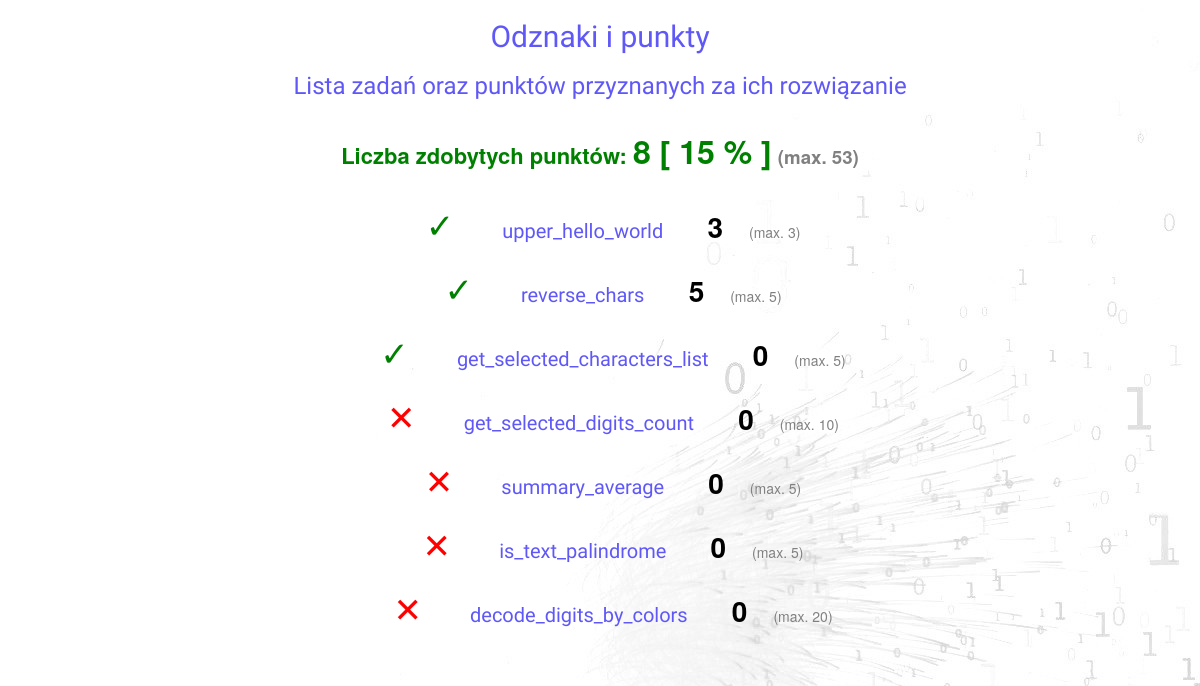
The page /achievements/ (signed in) on the database its author committed.
### mainapp/models.py (models this page shows, shortened)
class Task(models.Model):
    name = models.CharField(max_length=128)
    is_visible = models.BooleanField(default=False)
    desc = models.TextField(max_length=1024)
    intro = models.TextField(max_length=1024, null=True, blank=True)
    code = models.TextField(max_length=4000)
    tests = models.TextField(max_length=4000)
    suggestion_1 = models.TextField(max_length=1024, null=True, blank=True)
    suggestion_2 = models.TextField(max_length=1024, null=True, blank=True)
    suggestion_3 = models.TextField(max_length=1024, null=True, blank=True)
    suggestion_4 = models.TextField(max_length=1024, null=True, blank=True)
    suggestion_5 = models.TextField(max_length=1024, null=True, blank=True)
    level = models.PositiveIntegerField(default=0, blank=False, null=False)
    points = models.PositiveIntegerField(default=5, blank=False, null=False)
    my_order = models.PositiveIntegerField(default=1, blank=False, null=False)
    class Meta(object):
        ordering = ('my_order',)

### mainapp/views.py (the view)
class AchievementsView(LoginRequiredMixin, TemplateView):
    template_name = 'mainapp/achievements_list.html'
    def get_context_data(self, **kwargs):
        tasks_achievements = []
        tasks = Task.objects.order_by('my_order').select_related().filter(is_visible=True)
        points_summary = 0
        max_points_summary = 0
        for task in tasks:
            achievements = TaskSolution.objects.raw(ACHIEVEMENT_QUERY, [self.request.user.id, task.id])
            summary = achievements[0].summary if achievements[0].is_finished else 0
            if summary is None:
                continue
            tasks_achievements.append({
                "task_id": task.id,
                "summary": summary,
                "is_finished": achievements[0].is_finished,
                "task_name": achievements[0].task_name,
                "max_points": achievements[0].max_points
            })
            points_summary += summary
            if achievements[0].max_points is not None:
                max_points_summary += achievements[0].max_points
        return {'tasks_achievements': tasks_achievements,
                "points_summary": points_summary,
                "max_points_summary": max_points_summary,
                "points_percents": "%d" % (self._calc_summary(points_summary, max_points_summary))}
    def _calc_summary(self, points_summary, max_points_summary):
        try:
            return (points_summary / max_points_summary) * 100
        except ZeroDivisionError:
            return 0

### mainapp/context_processors.py (called while the page is built)
def frontend(request):
    user = getattr(request, 'user', None)
    is_authenticated = bool(user and user.is_authenticated)
    return {
        'frontend_context': {
            'isAuthenticated': is_authenticated,
            'userId': user.id if is_authenticated else None,
            'username': user.get_username() if is_authenticated else '',
            'csrfToken': get_token(request),
            'staticUrl': settings.STATIC_URL,
        }
    }

### mainapp/templates/mainapp/achievements_list.html (shortened to what this page needs)
{% extends 'mainapp/base.html' %}
{% load static %}
{% load bootstrap3 %}
{% block bootstrap3_content %}
<link rel="stylesheet" href="https://cdnjs.cloudflare.com/ajax/libs/animate.css/3.5.2/animate.min.css">
<div class="container-fluid">
	    <div class="row">
		    <div style="text-align: center;" class="col-md-12">
			    <h2 class="tech-font">
				    Odznaki i punkty
			    </h2>
          <h3 class="tech-font">
            Lista zadań oraz punktów przyznanych za ich rozwiązanie
          </h3>
                <br />
            <p>
                <b style="font-size: 22px; color: green;">
                    Liczba zdobytych punktów: <span style="font-size: 32px">{{ points_summary }} [ {{ points_percents }} % ]</span>
                    <small style="color: gray;">(max. {{ max_points_summary }})</small>
                </b>
                <ul class="myul">
                {% for ta in tasks_achievements %}
                    <li>
                        {% if ta.is_finished %}
                            <span style="color: green; font-size: 34px;">✓</span>
                        {% else %}
                            <span style="color: red; font-size: 34px;">✕</span>
                        {% endif %}
                        <a href="/zadania/{{ ta.task_id }}.html" style="font-size: 20px">{{ ta.task_name }}</a> <span class="glyphicon"></span>
                        <b>
                        {% if ta.is_finished %}
                            {{ ta.summary }}
                        {% else %}
                            0
                        {% endif %}
                        </b>
                        <span>(max. {{ ta.max_points }})</span>
                    </li>
                {% empty %}
                    <div class="text-warning" style="padding: 20px;">Nie dodano żadnego zadania lub nie udało się rozwiązać. Opublikujemy niebawem :-) ew. spróbuj swoich sił w kodowaniu :-)</div>
                {% endfor %}
                </ul>
            </p>
         </div>
    </div>
</div>
{% endblock %}

### mainapp/templates/header.html (style rules this page uses)
h1, h2, h3, h4, h5 { font-family: 'Share Tech', sans-serif; color: #5f58f6; }
ul.nav a, a,navbar-brand { font-family: 'Share Tech', sans-serif; color: #5f58f6; }

### rows shown on the page
Task: task_name "upper_hello_world", summary "3", max_points "3"
Task: task_name "reverse_chars", summary "5", max_points "5"
Task: task_name "get_selected_characters_list", summary "0", max_points "5"
Task: task_name "get_selected_digits_count", shows "0", max_points "10"
Task: task_name "summary_average", shows "0", max_points "5"
Task: task_name "is_text_palindrome", shows "0", max_points "5"
Task: task_name "decode_digits_by_colors", shows "0", max_points "20"

### other values the page prints
{{ points_summary }} "8"
{{ points_percents }} "15"
{{ max_points_summary }} "53"
